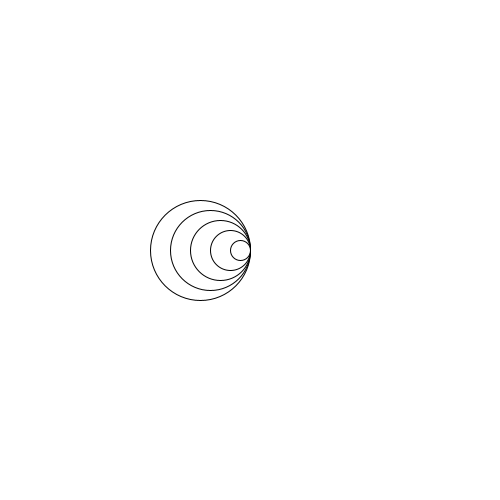
Frame 1 (no input)
Frame 60 (the mouse pressed at the canvas centre just before this capture): identical to frame 1, image omitted
Frame 120 (the mouse held since frame 60 and released just before this capture): identical to frame 1, image omitted

The Processing sketch that drew this single still picture (run headless with seeded random() and noise(); from frame 60 on, the mouse is pressed at the canvas centre):

// Processing sketch: OpdrachtH9_6
// ── OpdrachtH9_6.pde
void setup(){
  size(500,500);
  
}

void draw(){
  background(255,255,255);
  int cirkel = 100;
  
  for(int i = 0; i < 5; i++){
    ellipse(250 - cirkel / 2,250,cirkel,cirkel);
  cirkel -= 20;
  }
  
}
